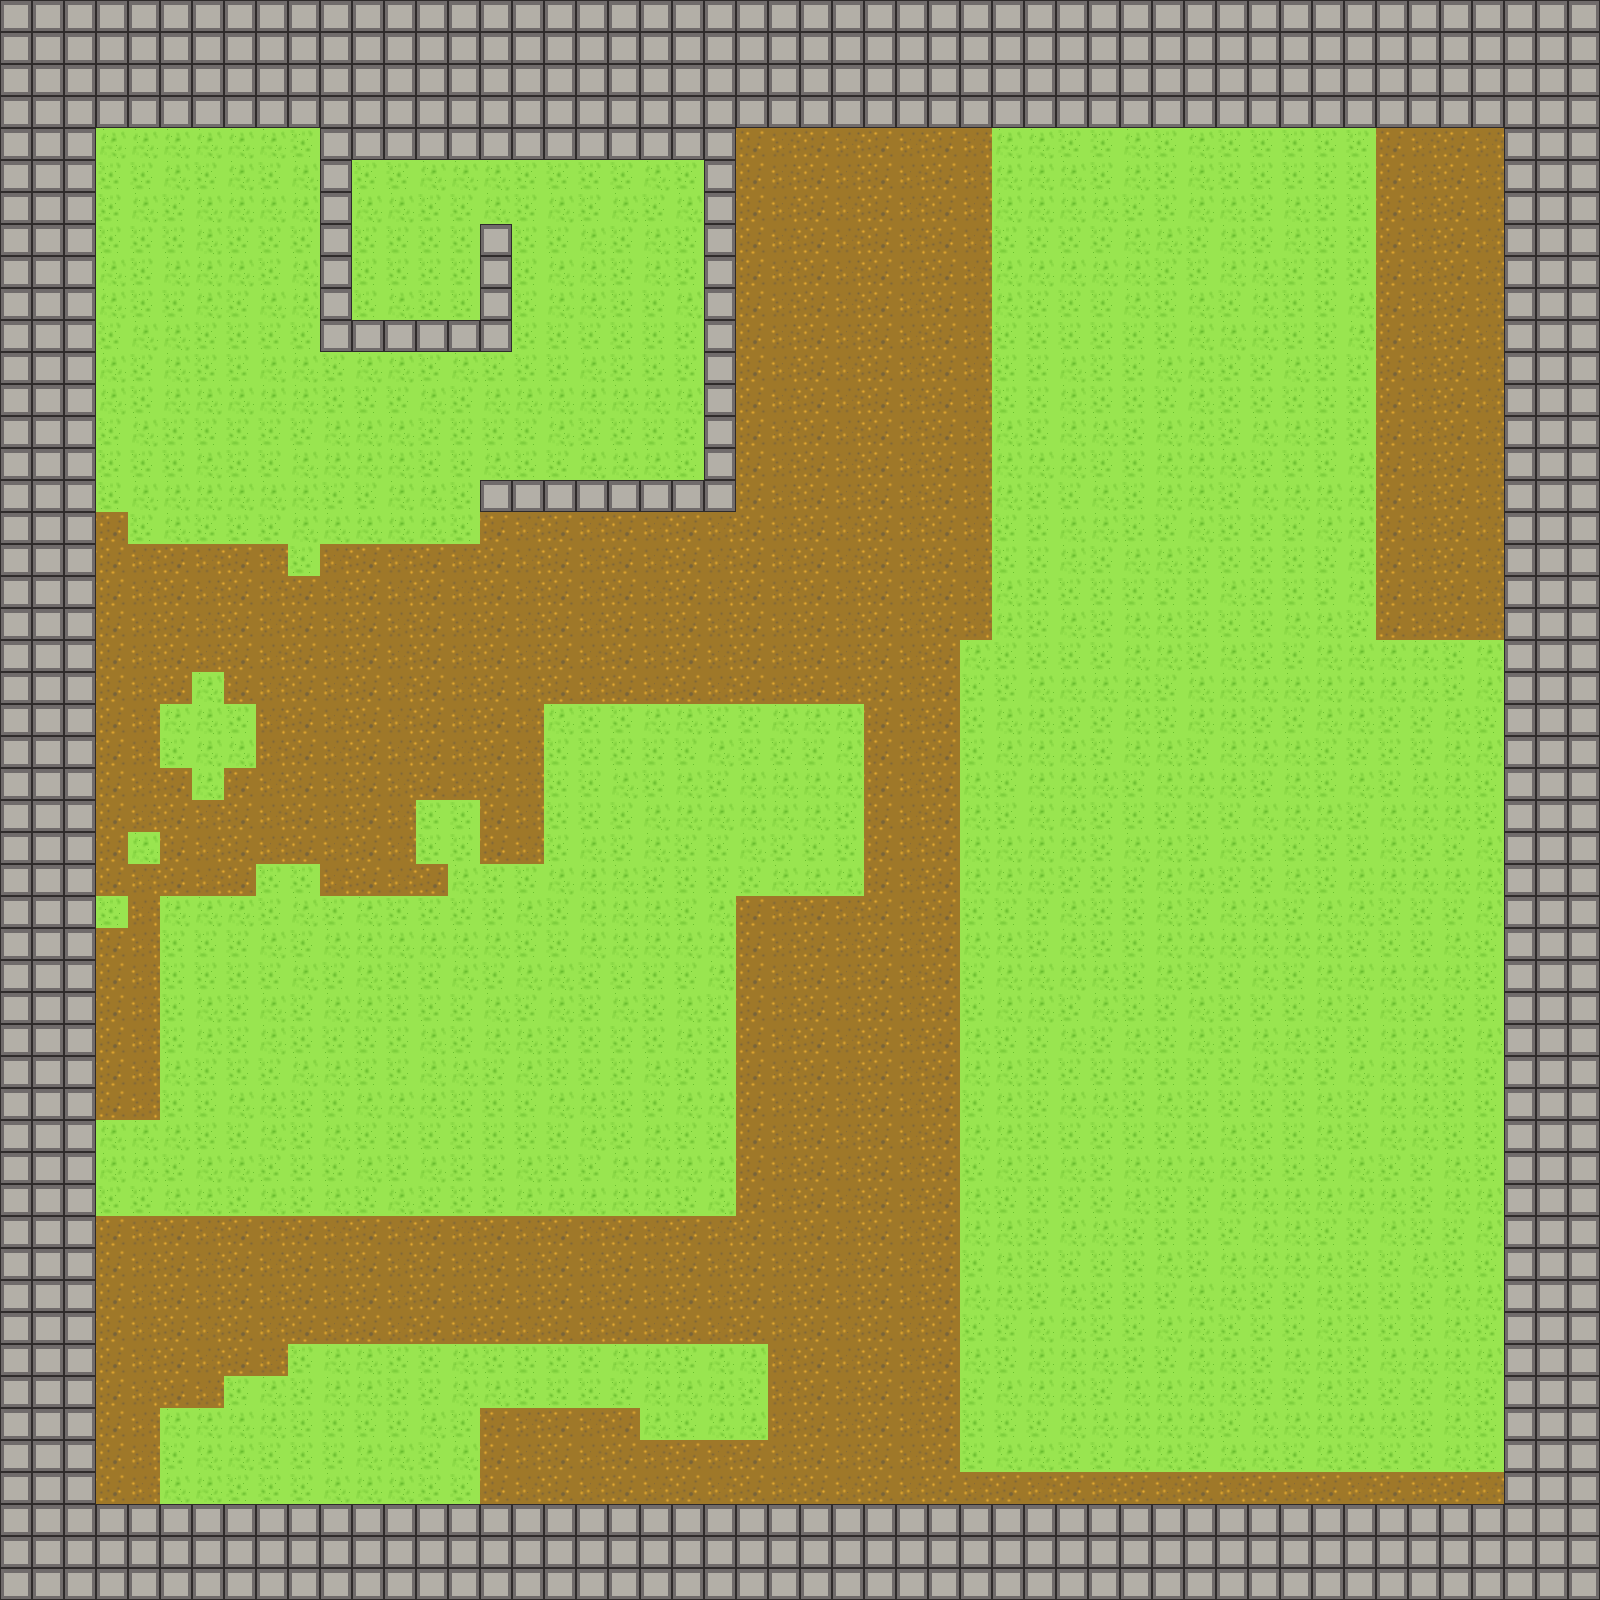

This is a level from a 2D game, rendered from its Tiled map with the project's own tilesets. A one-line summary and the map file follow, with tile-layer data summarised:
An orthogonal 50x50 tile map with 32x32 px tiles, 2 tile layers (Ground, Walls), 4 tilesets and 16 objects (10x wall, 5x enemy1, player).

<map version="1.9" tiledversion="1.9.2" orientation="orthogonal" renderorder="right-down" width="50" height="50" tilewidth="32" tileheight="32" infinite="0" nextlayerid="4" nextobjectid="23">
 <tileset firstgid="1" source="dirt.tsx" />
 <tileset firstgid="3" source="grass.tsx" />
 <tileset firstgid="5" source="walls.tsx" />
 <tileset firstgid="6" source="Walls.tsx" />
 <layer id="1" name="Ground" width="50" height="50">
  <data>[2500 cells, 2456 non-empty, 4 distinct tile ids]</data>
 </layer>
 <layer id="3" name="Walls" width="50" height="50">
  <data>[2500 cells, 653 non-empty, 2 distinct tile ids]</data>
 </layer>
 <objectgroup id="2" name="Things">
  <object id="3" name="wall" x="480" y="480" width="256" height="32" />
  <object id="4" name="player" x="768" y="608" width="32" height="32" />
  <object id="5" name="wall" x="320" y="128" width="416" height="32" />
  <object id="6" name="wall" x="704" y="160" width="32" height="320" />
  <object id="7" name="wall" x="320" y="320" width="192" height="32" />
  <object id="8" name="wall" x="320" y="160" width="32" height="160" />
  <object id="9" name="wall" x="480" y="224" width="32" height="96" />
  <object id="10" name="enemy1" x="1024" y="256" width="32" height="32" />
  <object id="11" name="enemy1" x="1280" y="416" width="32" height="32" />
  <object id="12" name="enemy1" x="1056" y="672" width="32" height="32" />
  <object id="13" name="enemy1" x="768" y="1024" width="32" height="32" />
  <object id="14" name="enemy1" x="448" y="928" width="32" height="32" />
  <object id="19" name="wall" x="64" y="96" width="1472" height="32" />
  <object id="20" name="wall" x="64" y="1504" width="1472" height="32" />
  <object id="21" name="wall" x="64" y="128" width="32" height="1376" />
  <object id="22" name="wall" x="1504" y="128" width="32" height="1376" />
 </objectgroup>
</map>
